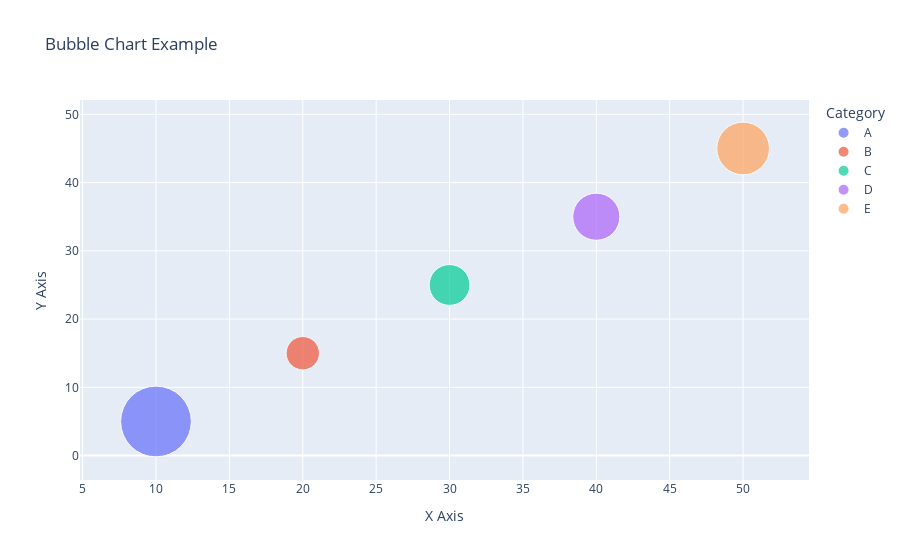

The notebook cell saved with this chart:
### Code cell
import plotly.express as px
import pandas as pd

# Sample data
data = {
    'X': [10, 20, 30, 40, 50],
    'Y': [5, 15, 25, 35, 45],
    'Bubble_Size': [900, 200, 300, 400, 500],
    'Category': ['A', 'B', 'C', 'D', 'E']  # Optional: for grouping bubbles by color
}

# Create DataFrame
df = pd.DataFrame(data)

# Create a bubble chart using Plotly
fig = px.scatter(
    df,
    x='X',
    y='Y',
    size='Bubble_Size',  # Control bubble size
    color='Category',  # Color bubbles by category
    title='Bubble Chart Example',
    labels={'X': 'X Axis', 'Y': 'Y Axis'},  # Axis labels
    size_max=50  # Control maximum bubble size
)

# Show the plot
fig.show()

### Figure 1 — Plotly figure (JSON) as saved in the notebook; plotly's stock layout.template omitted (floating-point values rounded to 4 significant figures)
{"data": [{"hovertemplate": "Category=A<br>X Axis=%{x}<br>Y Axis=%{y}<br>Bubble_Size=%{marker.size}<extra></extra>", "legendgroup": "A", "marker": {"color": "#636efa", "size": [900], "sizemode": "area", "sizeref": 0.36, "symbol": "circle"}, "mode": "markers", "name": "A", "orientation": "v", "showlegend": true, "type": "scatter", "x": [10], "xaxis": "x", "y": [5], "yaxis": "y"}, {"hovertemplate": "Category=B<br>X Axis=%{x}<br>Y Axis=%{y}<br>Bubble_Size=%{marker.size}<extra></extra>", "legendgroup": "B", "marker": {"color": "#EF553B", "size": [200], "sizemode": "area", "sizeref": 0.36, "symbol": "circle"}, "mode": "markers", "name": "B", "orientation": "v", "showlegend": true, "type": "scatter", "x": [20], "xaxis": "x", "y": [15], "yaxis": "y"}, {"hovertemplate": "Category=C<br>X Axis=%{x}<br>Y Axis=%{y}<br>Bubble_Size=%{marker.size}<extra></extra>", "legendgroup": "C", "marker": {"color": "#00cc96", "size": [300], "sizemode": "area", "sizeref": 0.36, "symbol": "circle"}, "mode": "markers", "name": "C", "orientation": "v", "showlegend": true, "type": "scatter", "x": [30], "xaxis": "x", "y": [25], "yaxis": "y"}, {"hovertemplate": "Category=D<br>X Axis=%{x}<br>Y Axis=%{y}<br>Bubble_Size=%{marker.size}<extra></extra>", "legendgroup": "D", "marker": {"color": "#ab63fa", "size": [400], "sizemode": "area", "sizeref": 0.36, "symbol": "circle"}, "mode": "markers", "name": "D", "orientation": "v", "showlegend": true, "type": "scatter", "x": [40], "xaxis": "x", "y": [35], "yaxis": "y"}, {"hovertemplate": "Category=E<br>X Axis=%{x}<br>Y Axis=%{y}<br>Bubble_Size=%{marker.size}<extra></extra>", "legendgroup": "E", "marker": {"color": "#FFA15A", "size": [500], "sizemode": "area", "sizeref": 0.36, "symbol": "circle"}, "mode": "markers", "name": "E", "orientation": "v", "showlegend": true, "type": "scatter", "x": [50], "xaxis": "x", "y": [45], "yaxis": "y"}], "layout": {"autosize": true, "legend": {"itemsizing": "constant", "title": {"text": "Category"}, "tracegroupgap": 0}, "title": {"text": "Bubble Chart Example"}, "xaxis": {"anchor": "y", "autorange": true, "domain": [0, 1], "range": [5.462, 54.0], "title": {"text": "X Axis"}, "type": "linear"}, "yaxis": {"anchor": "x", "autorange": true, "domain": [0, 1], "range": [-15.87, 61.54], "title": {"text": "Y Axis"}, "type": "linear"}}}
